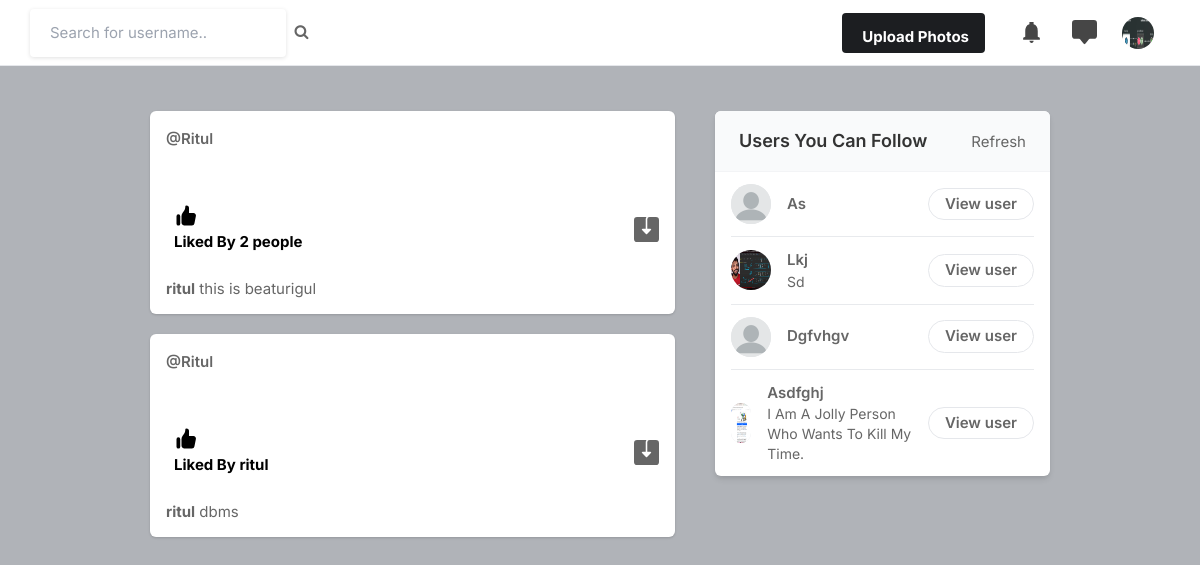
Screenshot of / (signed in) with the database file from the repository.
### core/models.py (models this page shows, shortened)
class Profile(models.Model):
    user = models.ForeignKey(User, on_delete=models.CASCADE)
    id_user = models.IntegerField()
    bio = models.TextField(blank=True)
    profileimg = models.ImageField(upload_to='profile_images', default='blank-profile-picture.png')
    location = models.CharField(max_length=100, blank=True)

class Post(models.Model):
    id = models.UUIDField(primary_key=True, default=uuid.uuid4)
    user = models.CharField(max_length=100)
    image = models.ImageField(upload_to='post_images')
    caption = models.TextField()
    created_at = models.DateTimeField(default=datetime.now)
    no_of_likes = models.IntegerField(default=0)

### core/views.py (the view)
# urls.py: path('', views.index, name='index'),
@login_required(login_url='signin')
def index(request):
    user_object = User.objects.get(username=request.user.username)
    user_profile = Profile.objects.get(user=user_object)
    user_following_list = []
    feed = []
    user_following = FollowersCount.objects.filter(follower=request.user.username)
    for users in user_following:
        user_following_list.append(users.user)
    for usernames in user_following_list:
        feed_lists = Post.objects.filter(user=usernames)
        feed.append(feed_lists)
    feed_list = list(chain(*feed))
    posts = Post.objects.all()
    all_users = User.objects.all()
    user_following_all = []
    for user in user_following:
        user_list = User.objects.get(username=user.user)
        user_following_all.append(user_list)
    new_suggestions_list = [x for x in list(all_users) if (x not in list(user_following_all))]
    current_user = User.objects.filter(username=request.user.username)
    final_suggestions_list = [x for x in list(new_suggestions_list) if ( x not in list(current_user))]
    random.shuffle(final_suggestions_list)
    username_profile = []
    username_profile_list = []
    for users in final_suggestions_list:
        username_profile.append(users.id)
    for ids in username_profile:
        profile_lists = Profile.objects.filter(id_user=ids)
        username_profile_list.append(profile_lists)
    suggestions_username_profile_list = list(chain(*username_profile_list))
    return render(request, 'index.html', {'user_profile': user_profile, 'posts':feed_list,'suggestions_username_profile_list':suggestions_username_profile_list[:4] })

### templates/index.html (shortened to what this page needs)
{% load static %}
{% load social_share %}
<!DOCTYPE html>
<html lang="en">
<head>
    <link rel="stylesheet" href="{% static 'assets/css/icons.css' %}">
    <link rel="stylesheet" href="{% static 'assets/css/uikit.css' %}">
    <link rel="stylesheet" href="{% static 'assets/css/style.css' %}">
    <link rel="stylesheet" href="{% static 'assets/css/tailwind.css' %}">
    <link rel="stylesheet" href="https://cdnjs.cloudflare.com/ajax/libs/font-awesome/4.7.0/css/font-awesome.min.css">
</head>
<body>
            <header>
                <div class="header_inner">
                    <form action="/search" method="POST">
                    <div class="left-side">
                            <input type="text" name="username" placeholder="Search for username..">&nbsp;&nbsp;
                            <button type="submit"> <i class="fa fa-search fa-1x"></i></button>
                    </div>
                    </form>
                    <div class="right-side lg:pr-4">
                        <a href="#"
                            class="bg-pink-500 flex font-bold hidden hover:bg-pink-600 hover:text-white inline-block items-center lg:block max-h-10 mr-4 px-4 py-2 rounded shado text-white">
                              Upload Photos
                        </a>
                        <a href="#" class="header-links-item">
                        </a>
                        <a href="#" class="header-links-item">
                        </a>
                        <a href="#">
                            <img src="{{user_profile.profileimg.url}}" class="header-avatar" alt="">
                        </a>
                    </div>
                </div>
            </header>
            <div class="container m-auto">
                <div class="lg:flex justify-center lg:space-x-10 lg:space-y-0 space-y-5">
                    <div class="space-y-5 flex-shrink-0 lg:w-7/12">
                     {% for post in posts reversed %}
                        <div class="bg-white shadow rounded-md  -mx-2 lg:mx-0">
                            <div class="flex justify-between items-center px-4 py-3">
                                <div class="flex flex-1 items-center space-x-4">
                                    <span class="block capitalize font-semibold "> <a href="/profile/{{post.user}}">@{{post.user}}</a> </span>
                                </div>
                              <div>
                                <a href="#"> <i class="icon-feather-more-horizontal text-2xl hover:bg-gray-200 rounded-full p-2 transition -mr-1 "></i> </a>
                              </div>
                            </div>
                            <div uk-lightbox>
                                <div class="grid grid-cols-2 gap-2 p-2">
                                </div>
                            </div>
                            <div class="py-3 px-4 space-y-3">
                                <div class="flex space-x-4 lg:font-bold">
                                    <a href="/like-post?post_id={{post.id}}" class="flex items-center space-x-2">
                                        <div class="p-2 rounded-full text-black">
                                            {%if post.no_of_likes == 0 %}
                                            <p> No Likes Yet</p>
                                            {% elif post.no_of_likes == 1 %}
                                            <p>Liked By {{post.user}} </p>
                                            {% else %}
                                            <p>Liked By {{post.no_of_likes}} people</p>
                                            {%endif%}
                                        </div>
                                    </a>
                                    <a href="{{post.image.url}}" class="flex items-center space-x-2 flex-1 justify-end" download>
                                    </a>
                                </div>
                                <p>
                                    <a href="/profile/{{post.user}}"><strong>{{post.user}}</strong></a> {{post.caption}}
                                    </p>
                            </div>
                        </div>
                    {%endfor%}
                    </div>
                    <div class="lg:w-5/12">
                        <div class="bg-white  shadow-md rounded-md overflow-hidden">
                            <div class="bg-gray-50  border-b border-gray-100 flex items-baseline justify-between py-4 px-6 ">
                                <h2 class="font-semibold text-lg">Users You Can Follow</h2>
                                <a href="/"> Refresh</a>
                            </div>
                            <div class="divide-gray-300 divide-gray-50 divide-opacity-50 divide-y px-4 ">
                                {%for suggestion in suggestions_username_profile_list%}
                                <div class="flex items-center justify-between py-3">
                                    <div class="flex flex-1 items-center space-x-4">
                                        <a href="/profile/{{suggestion.user}}">
                                            <img src="{{suggestion.profileimg.url}}" class="bg-gray-200 rounded-full w-10 h-10">
                                        </a>
                                        <div class="flex flex-col">
                                            <span class="block capitalize font-semibold"> {{suggestion.user}} </span>
                                            <span class="block capitalize text-sm"> {{suggestion.bio}} </span>
                                        </div>
                                    </div>
                                    <a href="/profile/{{suggestion.user}}" class="border border-gray-200 font-semibold px-4 py-1 rounded-full hover:bg-pink-600 hover:text-white hover:border-pink-600 "> View user </a>
                                </div>
                                {%endfor%}
                            </div>
                        </div>
                    </div>
                </div>
            </div>
</body>
</html>

### static/assets/css/style.css (style rules this page uses)
body { background-color: #B0B3B8!important; }
button { vertical-align: middle; }
input { height: 48px; line-height: 48px; padding: 0 20px; outline: none; font-size: 15px; color: #808080; max-width: 100%; width: 100%; -webkit-box-sizing: border-box; box-sizing: border-box; display: block; font-weight: 400; opacity: 1; border-radius: 4px; border: none; -webkit-box-shadow: 0 1px 4px 0px rgba(0, 0, 0, 0.12); box-shadow: 0 1px 4px 0px rgba(0, 0, 0, 0.12); }
input[type="text"], input[type="password"], input[type="email"], input[type="number"] { height: 48px; line-height: 48px; padding: 0 20px; outline: none; font-size: 15px; color: #808080; max-width: 100%; width: 100%; -webkit-box-sizing: border-box; box-sizing: border-box; display: block; font-weight: 400; opacity: 1; border-radius: 4px; border: none; -webkit-box-shadow: 0 1px 4px 0px rgba(0, 0, 0, 0.12); box-shadow: 0 1px 4px 0px rgba(0, 0, 0, 0.12); }
input { -webkit-transition: all 0.1s ease-in-out; transition: all 0.1s ease-in-out; }
::placeholder { color: #808080; opacity: 1; }
button { border: none; margin: 0; padding: 0; width: auto; overflow: visible; background: transparent; color: inherit; font: inherit; line-height: normal; cursor: pointer; }
a { color: #be185d; -webkit-transition: 0.3s; transition: 0.3s; outline: none !important; }
button { outline: none !important; }
img { max-width: 100%; }
body { color: #666; font-size: 15px; line-height: 27px; background-color: #f0f2f5; font-family: "Inter", sans-serif; text-transform: none; }
body p { font-size: 15px; line-height: 27px; }
h1, h2, h3, h4, h5, h6 { font-family: "Inter", sans-serif; text-transform: none; }
input[type="text"], input[type="password"], input[type="email"] { font-family: "Inter", sans-serif; text-transform: none; }
button, body .pac-container { font-family: "Inter", sans-serif; text-transform: none; }
h1, h2, h3, h4, h5, h6 { color: #333; font-weight: 500; margin: 0; padding: 0; }
h2 { font-size: 26px; }
b, strong { font-weight: 700 !important; }
@media (min-width: 1024px) { .container { max-width: 900px !important; padding-top: 45px; } }
header { background-color: #fff; left: 0; right: 0; top: 0; z-index: 99; height: 66px; display: -webkit-box; display: -ms-flexbox; display: flex; -webkit-box-align: center; -ms-flex-align: center; align-items: center; border-bottom: 1px solid #e5e7eb; }
header .header_inner { display: -webkit-box; display: -ms-flexbox; display: flex; -webkit-box-align: center; -ms-flex-align: center; align-items: center; max-width: 1090px; margin: auto; width: 100%; max-width: 100% !important; padding: 0 30px; }
header .header_inner .left-side { display: -webkit-box; display: -ms-flexbox; display: flex; -webkit-box-align: center; -ms-flex-align: center; align-items: center; }
header .header_inner .right-side { display: -webkit-box; display: -ms-flexbox; display: flex; -webkit-box-align: center; -ms-flex-align: center; align-items: center; -webkit-box-pack: end; -ms-flex-pack: end; justify-content: flex-end; margin-left: auto; }
header .header_inner .right-side .header-links-item { padding: 10px; margin-left: 8px; }
header .header_inner .right-side .header-links-item svg { width: 25px; height: 25px; color: #464646; }
header .header_inner .right-side .header-avatar { width: 32px; height: 32px; border-radius: 100%; margin-left: 15px; }

### rows the page displays
Profile: profileimg (picture)
Post: user "Ritul", no_of_likes "2", user "ritul", caption "this is beaturigul"
Post: user "Ritul", user "ritul", caption "dbms"
Profile: profileimg (placeholder picture), user "As"
Profile: profileimg (picture), user "Lkj", bio "Sd"
Profile: profileimg (placeholder picture), user "Dgfvhgv"
Profile: profileimg (picture), user "Asdfghj", bio "I Am A Jolly Person Who Wants To Kill My Time."
